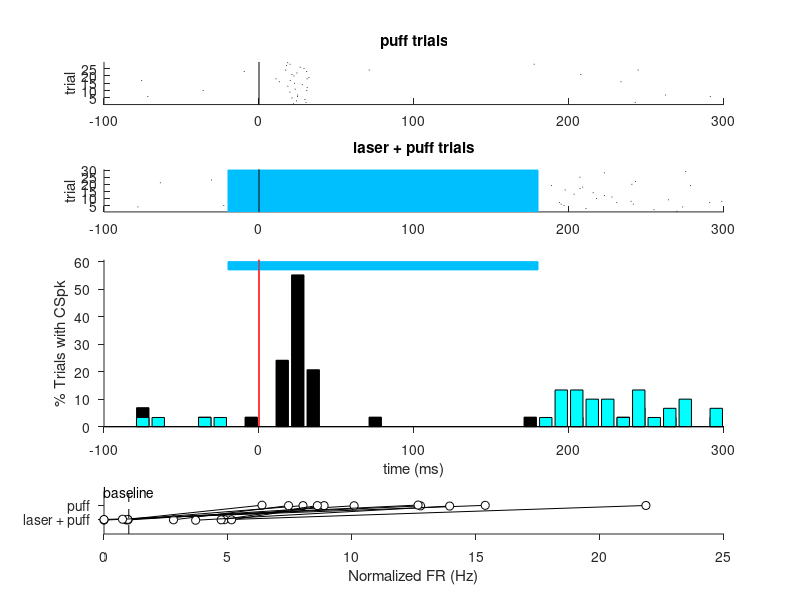

Here is the MATLAB script that generated this plot:
%%% Load and plot the electrophysiology data for Kim, Ohmae, Medina 2020
%%% Nature Neuroscience, figure 1
%%% 
%%% NOTE: Please enter the directory where you have saved the data files
%%% and the functions included with this Git repo in the lines indicated
%%% with, " % *** YOUR DATA DIRECTORY *** "
%%%
%%% Data/information will be loaded in from "fig1_matlabVariables.mat"
%%% Description of variables imported from this file:
%%%     VARIABLE NAME           DESCRIPTION
%%%     bincenters              time at the center of bins containing
%%%                             histogram data
%%%     cspkinfo                struct containing information about each 
%%%                             recording including:
%%%                                 FIELD               DESCRIPTION
%%%                                 mouseDateRecord     the source mouse/date of recording/
%%%                                                     recording taken that day
%%%                                 blcspk              baseline complex spike (CSpk)
%%%                                                     firing rate (FR) in Hz
%%%                                 puffcspk            CSpk FR in response to a periocular
%%%                                                     puff
%%%                                 puffcspk_norm       normalized CSpk FR in response to a
%%%                                                     periocular puff (puffcspk/blcspk)
%%%                                 laserpuffcspk       CSpk FR in response to a periocular
%%%                                                     puff concurrently presented with
%%%                                                     laser stimulation
%%%                                 laserpuffcspk_norm  normalized CSpk FR in response to a periocular
%%%                                                     puff concurrently presented with
%%%                                                     laser stimulation (laserpuffcspk/blcspk)                   
%%%     frs_lp                  binned firing rate (10 ms bins) of exemplar
%%%                             Purkinje Cell CSpks in response to a
%%%                             periocular airpuff concurrently presented
%%%                             with laser stimulation
%%%     frs_p                   binned firing rate (10 ms bins) of exemplar
%%%                             Purkinje Cell CSpks in response to a
%%%                             periocular airpuff
%%%     laserpuffRaster         cell array. Each cell contains a vector of
%%%                             timestamps (in ms) for CSpks that occurred
%%%                             on a single trial. Time 0 is the time that
%%%                             the puff is triggered. For these trials,
%%%                             the laser came on for 200 ms starting at
%%%                             -20 ms. Data are from the exemplar cell
%%%                             whose data is contained in frs_lp and
%%%                             frs_p.
%%%     puffRaster              cell array. Each cell contains a vector of
%%%                             timestamps (in ms) for CSpks that occurred
%%%                             on a single trial. Time 0 is the time that
%%%                             the puff is triggered. The laser was not
%%%                             presented on these trials. Data are from 
%%%                             the exemplar cell whose data is contained 
%%%                             in frs_lp and frs_p.
%%%     ymax                    maximum y limit for the example cell
%%%                             histogram plot


%% set up the workspace
clear all
close all

% tell MATLAB where you have saved the data and helper functions
datadir = "C:\Users\kimol\Documents\GitHub\KimOhmaeMedina"; % *** YOUR DATA DIRECTORY ***
cd(datadir)

load('fig1_matlabVariables.mat') % load the data associated with figure 1

%% plot figure

figure

% panel i
subplot(5,1,1)
title('puff trials')
hold on
plot([0 0], [0.5 length(puffRaster)+0.5], 'Color', [0 0 0])
for i = 1:length(puffRaster)
    for s = 1:length(puffRaster{i,1})
        plot([puffRaster{i,1}(s) puffRaster{i,1}(s)], ...
            [i-0.25 i+0.25], 'Color', [0 0 0])
    end
end
ylim([0.5 length(puffRaster)+0.5])
xlim([-100 300])
ylabel('trial')

% panel j
subplot(5,1,2)
title('laser + puff trials')
rectangle('Position',[-20 0 200 30], 'FaceColor', [0 0.75 1], 'EdgeColor', [0 0.75 1])
hold on
plot([0 0], [0.5 length(laserpuffRaster)+0.5], 'Color', [0 0 0])
for i = 1:length(laserpuffRaster)
    for s = 1:length(laserpuffRaster{i,1})
        plot([laserpuffRaster{i,1}(s) laserpuffRaster{i,1}(s)], ...
            [i-0.25 i+0.25], 'Color', [0 0 0])
    end
end
ylim([0.5 length(laserpuffRaster)+0.5])
xlim([-100 300])
ylabel('trial')

% panel k
subplot(5, 1, [3 4])
hold on
plot([0 0], [0 ymax*1.1], 'Color', [1 0 0])
bar(bincenters, frs_p, 'k')
rectangle('Position',[-20 57 200 3], 'FaceColor', [0 0.75 1], 'EdgeColor', [0 0.75 1])
plot([0 0], [0 ymax*1.1], 'Color', [1 0 0])
bar(bincenters, frs_lp, 'c') % want to center bars in the window of that bin
xlim([-100 300])
ylim([0 ymax*1.1])
set(gca, 'TickDir', 'out')
ylabel('% Trials with CSpk')
xlabel('time (ms)')

% panel l
subplot(5,1,5)
hold on
jitter = [0,0.01,-0.02,0.02,-0.01,0,0.03,0,0,-0.03,0.04];
tempdiffs = [];
baselineVals = [];
puffcspkVals = [];
laserpuffcspkVals = [];
for c = 1:length(cspkinfo)
    plot([cspkinfo(c,1).puffcspk_norm, cspkinfo(c,1).laserpuffcspk_norm],...
        [2+jitter(c),1+jitter(c)], '-o', 'Color', [0 0 0],...
        'MarkerFaceColor', [1 1 1])
end
plot([1 1], [0 3], 'Color', [0 0 0], 'LineStyle', '--')
xlim([0 25])
ylim([0 3])
set(gca, 'TickDir', 'out')
yticks([1 2])
yticklabels({'laser + puff', 'puff',''})
xlabel('Normalized FR (Hz)')
text(0, 3, 'baseline')

%% please go to fig1_pairwiseTests.R for the t-test in this figure